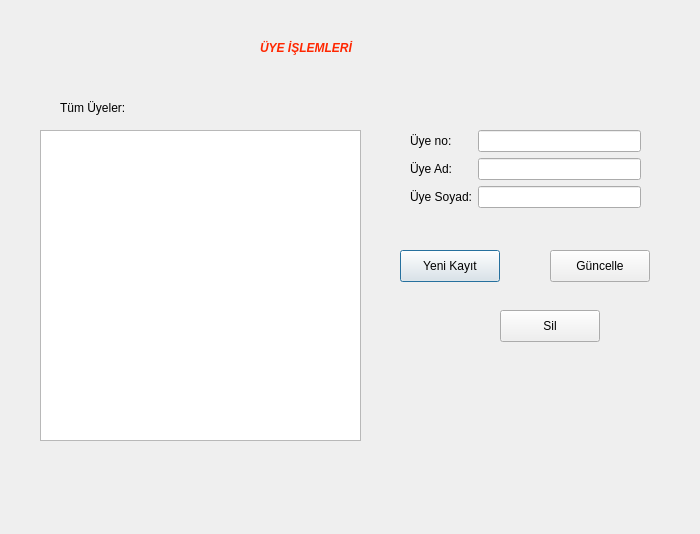
<?xml version="1.0" encoding="UTF-8"?>
<ui version="4.0">
 <class>uye_islem</class>
 <widget class="QDialog" name="uye_islem">
  <property name="geometry">
   <rect>
    <x>0</x>
    <y>0</y>
    <width>700</width>
    <height>534</height>
   </rect>
  </property>
  <property name="windowTitle">
   <string>Dialog</string>
  </property>
  <widget class="QPushButton" name="pushButton_yeni_kayit">
   <property name="geometry">
    <rect>
     <x>400</x>
     <y>250</y>
     <width>100</width>
     <height>32</height>
    </rect>
   </property>
   <property name="text">
    <string>Yeni Kayıt</string>
   </property>
  </widget>
  <widget class="QLabel" name="label">
   <property name="geometry">
    <rect>
     <x>260</x>
     <y>40</y>
     <width>111</width>
     <height>16</height>
    </rect>
   </property>
   <property name="palette">
    <palette>
     <active>
      <colorrole role="WindowText">
       <brush brushstyle="SolidPattern">
        <color alpha="255">
         <red>255</red>
         <green>38</green>
         <blue>0</blue>
        </color>
       </brush>
      </colorrole>
     </active>
     <inactive>
      <colorrole role="WindowText">
       <brush brushstyle="SolidPattern">
        <color alpha="255">
         <red>255</red>
         <green>38</green>
         <blue>0</blue>
        </color>
       </brush>
      </colorrole>
     </inactive>
     <disabled/>
    </palette>
   </property>
   <property name="font">
    <font>
     <italic>true</italic>
     <bold>true</bold>
    </font>
   </property>
   <property name="text">
    <string>ÜYE İŞLEMLERİ</string>
   </property>
  </widget>
  <widget class="QLabel" name="label_2">
   <property name="geometry">
    <rect>
     <x>60</x>
     <y>100</y>
     <width>121</width>
     <height>16</height>
    </rect>
   </property>
   <property name="text">
    <string>Tüm Üyeler:</string>
   </property>
  </widget>
  <widget class="QPushButton" name="pushButton_guncelle">
   <property name="geometry">
    <rect>
     <x>550</x>
     <y>250</y>
     <width>100</width>
     <height>32</height>
    </rect>
   </property>
   <property name="text">
    <string>Güncelle</string>
   </property>
  </widget>
  <widget class="QPushButton" name="pushButton_sil">
   <property name="geometry">
    <rect>
     <x>500</x>
     <y>310</y>
     <width>100</width>
     <height>32</height>
    </rect>
   </property>
   <property name="text">
    <string>Sil</string>
   </property>
  </widget>
  <widget class="QTableView" name="tableView">
   <property name="geometry">
    <rect>
     <x>40</x>
     <y>130</y>
     <width>321</width>
     <height>311</height>
    </rect>
   </property>
  </widget>
  <widget class="QWidget" name="layoutWidget">
   <property name="geometry">
    <rect>
     <x>410</x>
     <y>130</y>
     <width>231</width>
     <height>101</height>
    </rect>
   </property>
   <layout class="QFormLayout" name="formLayout">
    <item row="0" column="0">
     <widget class="QLabel" name="label_3">
      <property name="text">
       <string>Üye no:</string>
      </property>
     </widget>
    </item>
    <item row="0" column="1">
     <widget class="QLineEdit" name="lineEdit_uye_no"/>
    </item>
    <item row="1" column="1">
     <widget class="QLineEdit" name="lineEdit_uye_ad"/>
    </item>
    <item row="2" column="0">
     <widget class="QLabel" name="label_5">
      <property name="text">
       <string>Üye Soyad:</string>
      </property>
     </widget>
    </item>
    <item row="2" column="1">
     <widget class="QLineEdit" name="lineEdit_uye_soyad"/>
    </item>
    <item row="1" column="0">
     <widget class="QLabel" name="label_4">
      <property name="text">
       <string>Üye Ad:</string>
      </property>
     </widget>
    </item>
   </layout>
  </widget>
 </widget>
 <resources/>
 <connections/>
</ui>
